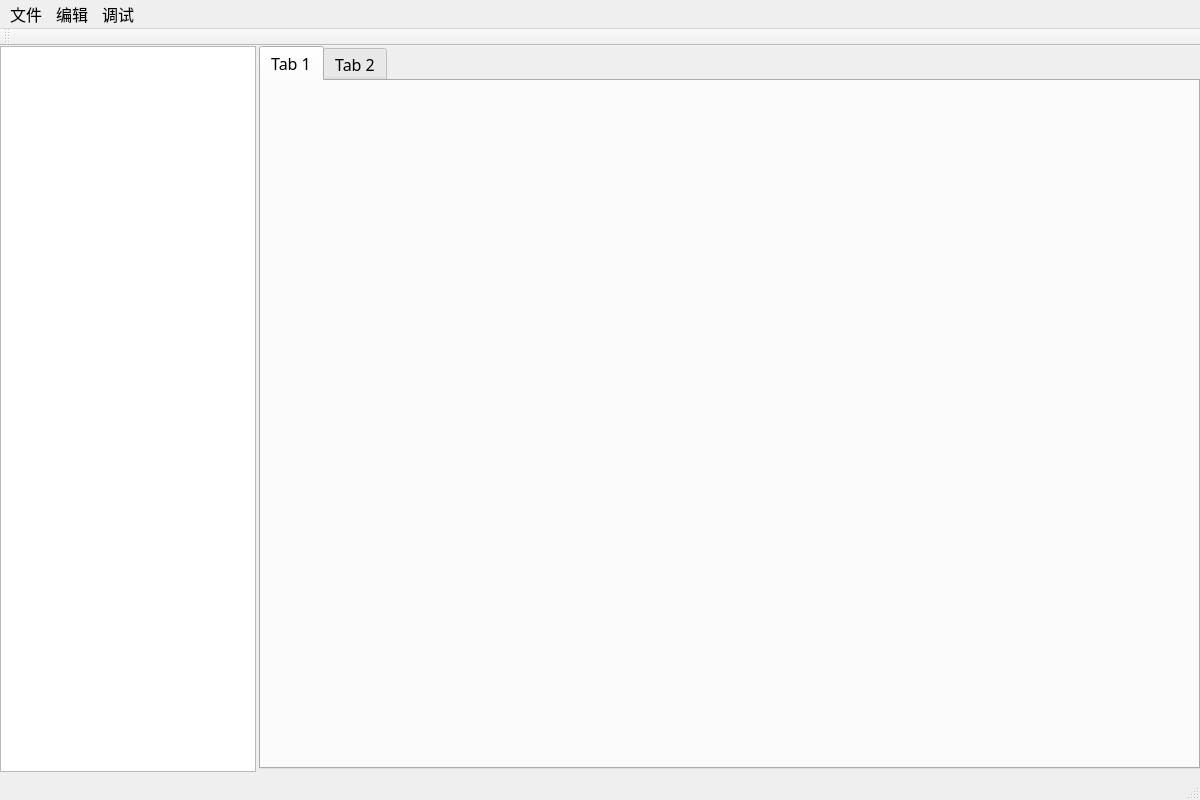
<?xml version="1.0" encoding="UTF-8"?>
<ui version="4.0">
 <class>HorizonClass</class>
 <widget class="QMainWindow" name="HorizonClass">
  <property name="geometry">
   <rect>
    <x>0</x>
    <y>0</y>
    <width>1200</width>
    <height>800</height>
   </rect>
  </property>
  <property name="sizePolicy">
   <sizepolicy hsizetype="Preferred" vsizetype="Preferred">
    <horstretch>0</horstretch>
    <verstretch>0</verstretch>
   </sizepolicy>
  </property>
  <property name="baseSize">
   <size>
    <width>0</width>
    <height>0</height>
   </size>
  </property>
  <property name="font">
   <font>
    <family>微软雅黑</family>
    <pointsize>12</pointsize>
   </font>
  </property>
  <property name="windowTitle">
   <string>Horizon</string>
  </property>
  <widget class="QWidget" name="centralWidget">
   <property name="sizePolicy">
    <sizepolicy hsizetype="Expanding" vsizetype="Expanding">
     <horstretch>0</horstretch>
     <verstretch>0</verstretch>
    </sizepolicy>
   </property>
   <layout class="QGridLayout" name="gridLayout_4">
    <property name="leftMargin">
     <number>0</number>
    </property>
    <property name="topMargin">
     <number>0</number>
    </property>
    <property name="rightMargin">
     <number>0</number>
    </property>
    <property name="bottomMargin">
     <number>0</number>
    </property>
    <property name="horizontalSpacing">
     <number>3</number>
    </property>
    <property name="verticalSpacing">
     <number>0</number>
    </property>
    <item row="1" column="0">
     <layout class="QHBoxLayout" name="horizontalLayout">
      <property name="spacing">
       <number>3</number>
      </property>
      <item>
       <widget class="QListWidget" name="fileListWidget">
        <property name="sizePolicy">
         <sizepolicy hsizetype="Preferred" vsizetype="Expanding">
          <horstretch>0</horstretch>
          <verstretch>0</verstretch>
         </sizepolicy>
        </property>
       </widget>
      </item>
      <item>
       <layout class="QVBoxLayout" name="verticalLayout">
        <property name="spacing">
         <number>3</number>
        </property>
        <item>
         <widget class="QTabWidget" name="tabWidget">
          <property name="currentIndex">
           <number>0</number>
          </property>
          <widget class="QWidget" name="tab">
           <attribute name="title">
            <string>Tab 1</string>
           </attribute>
           <widget class="QWidget" name="inputView" native="true">
            <property name="geometry">
             <rect>
              <x>780</x>
              <y>430</y>
              <width>937</width>
              <height>0</height>
             </rect>
            </property>
            <property name="sizePolicy">
             <sizepolicy hsizetype="Expanding" vsizetype="Preferred">
              <horstretch>0</horstretch>
              <verstretch>0</verstretch>
             </sizepolicy>
            </property>
           </widget>
          </widget>
          <widget class="QWidget" name="tab_2">
           <attribute name="title">
            <string>Tab 2</string>
           </attribute>
          </widget>
         </widget>
        </item>
        <item>
         <widget class="QWidget" name="outputView" native="true">
          <property name="sizePolicy">
           <sizepolicy hsizetype="Expanding" vsizetype="Preferred">
            <horstretch>0</horstretch>
            <verstretch>0</verstretch>
           </sizepolicy>
          </property>
         </widget>
        </item>
       </layout>
      </item>
     </layout>
    </item>
   </layout>
  </widget>
  <widget class="QMenuBar" name="menuBar">
   <property name="geometry">
    <rect>
     <x>0</x>
     <y>0</y>
     <width>1200</width>
     <height>23</height>
    </rect>
   </property>
   <widget class="QMenu" name="menuFile">
    <property name="title">
     <string>文件</string>
    </property>
    <addaction name="actionOpen"/>
    <addaction name="separator"/>
    <addaction name="actionSave"/>
    <addaction name="separator"/>
    <addaction name="actionSave_As"/>
    <addaction name="separator"/>
    <addaction name="actionSave_All"/>
    <addaction name="separator"/>
    <addaction name="actionClose"/>
    <addaction name="separator"/>
    <addaction name="actionQuit"/>
    <addaction name="separator"/>
    <addaction name="actionNew"/>
   </widget>
   <widget class="QMenu" name="menuEdit">
    <property name="title">
     <string>编辑</string>
    </property>
    <addaction name="actionUndo_2"/>
    <addaction name="separator"/>
    <addaction name="actionRedo_2"/>
    <addaction name="separator"/>
    <addaction name="actionCut"/>
    <addaction name="separator"/>
    <addaction name="actionCopy"/>
    <addaction name="separator"/>
    <addaction name="actionPaste"/>
    <addaction name="separator"/>
    <addaction name="actionDelete"/>
    <addaction name="separator"/>
    <addaction name="actionSelect_All"/>
   </widget>
   <widget class="QMenu" name="menuDebug">
    <property name="title">
     <string>调试</string>
    </property>
    <addaction name="actionRun"/>
   </widget>
   <addaction name="menuFile"/>
   <addaction name="menuEdit"/>
   <addaction name="menuDebug"/>
  </widget>
  <widget class="QToolBar" name="mainToolBar">
   <property name="font">
    <font>
     <family>微软雅黑</family>
     <pointsize>14</pointsize>
    </font>
   </property>
   <attribute name="toolBarArea">
    <enum>TopToolBarArea</enum>
   </attribute>
   <attribute name="toolBarBreak">
    <bool>false</bool>
   </attribute>
  </widget>
  <widget class="QStatusBar" name="statusBar">
   <property name="sizePolicy">
    <sizepolicy hsizetype="Preferred" vsizetype="Fixed">
     <horstretch>0</horstretch>
     <verstretch>0</verstretch>
    </sizepolicy>
   </property>
  </widget>
  <action name="New">
   <property name="text">
    <string>新建</string>
   </property>
  </action>
  <action name="Open">
   <property name="text">
    <string>打开</string>
   </property>
  </action>
  <action name="Save">
   <property name="text">
    <string>Save</string>
   </property>
  </action>
  <action name="Save_as">
   <property name="text">
    <string>Save as</string>
   </property>
  </action>
  <action name="Close">
   <property name="text">
    <string>Close</string>
   </property>
  </action>
  <action name="Quit">
   <property name="text">
    <string>Quite</string>
   </property>
  </action>
  <action name="actionRedo">
   <property name="text">
    <string>Redo</string>
   </property>
  </action>
  <action name="actionUndo">
   <property name="text">
    <string>Undo</string>
   </property>
  </action>
  <action name="actionOpen">
   <property name="text">
    <string>打开</string>
   </property>
  </action>
  <action name="actionSave">
   <property name="text">
    <string>保存</string>
   </property>
  </action>
  <action name="actionSave_As">
   <property name="text">
    <string>另存为</string>
   </property>
  </action>
  <action name="actionSave_All">
   <property name="text">
    <string>保存全部</string>
   </property>
  </action>
  <action name="actionClose">
   <property name="text">
    <string>关闭</string>
   </property>
  </action>
  <action name="actionUndo_2">
   <property name="text">
    <string>撤销</string>
   </property>
  </action>
  <action name="actionRedo_2">
   <property name="text">
    <string>重做</string>
   </property>
  </action>
  <action name="actionCut">
   <property name="text">
    <string>剪切</string>
   </property>
  </action>
  <action name="actionCopy">
   <property name="text">
    <string>复制</string>
   </property>
  </action>
  <action name="actionPaste">
   <property name="text">
    <string>粘贴</string>
   </property>
  </action>
  <action name="actionDelete">
   <property name="text">
    <string>删除</string>
   </property>
  </action>
  <action name="actionSelect_All">
   <property name="text">
    <string>全选</string>
   </property>
  </action>
  <action name="actionRun">
   <property name="text">
    <string>运行</string>
   </property>
  </action>
  <action name="actionProject">
   <property name="text">
    <string>项目</string>
   </property>
  </action>
  <action name="actionFile">
   <property name="text">
    <string>文件</string>
   </property>
  </action>
  <action name="actionQuit">
   <property name="text">
    <string>退出</string>
   </property>
  </action>
  <action name="actionNew">
   <property name="text">
    <string>New</string>
   </property>
  </action>
 </widget>
 <layoutdefault spacing="6" margin="11"/>
 <resources>
  <include location="Horizon.qrc"/>
 </resources>
 <connections/>
</ui>
